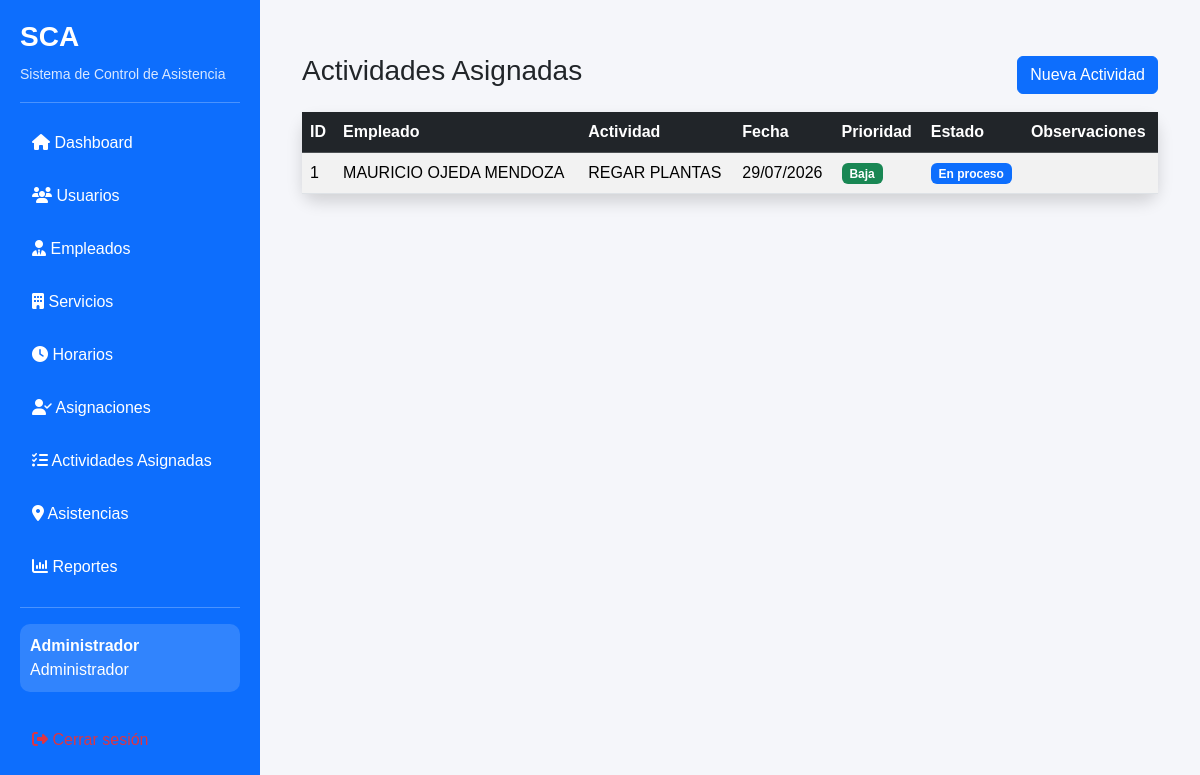
Screenshot of /actividades_asignadas (signed in) with the database file from the repository.
### models.py (models this page shows, shortened)
class Usuario(UserMixin, db.Model):
    __tablename__ = "usuarios"
    id = db.Column(db.Integer, primary_key=True)
    usuario = db.Column(db.String(50), unique=True, nullable=False)
    password = db.Column(db.String(255), nullable=False)
    nombre = db.Column(db.String(100), nullable=False)
    rol = db.Column(db.String(20), nullable=False, default="Empleado")
    activo = db.Column(db.Boolean, default=True)
    cambiar_password = db.Column(
        db.Boolean,
        default=True
    )
    empleado_id = db.Column(
        db.Integer,
        db.ForeignKey("empleados.id"),
        nullable=True
    )
    empleado = db.relationship(
    "Empleado",
    back_populates="usuario"
    )

class ActividadAsignada(db.Model):
        __tablename__ = "actividades_asignadas"
        id = db.Column(db.Integer, primary_key=True)
        empleado_id = db.Column(
            db.Integer,
            db.ForeignKey("empleados.id"),
            nullable=False
        )
        actividad = db.Column(
            db.String(200),
            nullable=False
        )
        descripcion = db.Column(
            db.Text
        )
        fecha_programada = db.Column(
            db.Date,
            nullable=False
        )
        prioridad = db.Column(
            db.String(20),
            default="Media"
        )
        estado = db.Column(
            db.String(20),
            default="Pendiente"
        )
        observaciones = db.Column(
            db.Text
        )
        fecha_creacion = db.Column(
            db.DateTime,
            default=datetime.now
        )
        empleado = db.relationship(
            "Empleado",
            back_populates="actividades_asignadas"
        )

class Empleado(db.Model):
    __tablename__ = "empleados"
    id = db.Column(
        db.Integer,
        primary_key=True
    )
    numero_empleado = db.Column(
        db.String(20),
        unique=True,
        nullable=False
    )
    nombre = db.Column(
        db.String(80),
        nullable=False
    )
    apellido_paterno = db.Column(
        db.String(80),
        nullable=False
    )
    apellido_materno = db.Column(
        db.String(80)
    )
    horario_id = db.Column(
    db.Integer,
    db.ForeignKey("horarios.id"),
    nullable=True
    )
    horario = db.relationship(
    "Horario",
    back_populates="empleados"
)
    puesto = db.Column(
        db.String(80),
        nullable=False
    )
    departamento = db.Column(
        db.String(100)
    )
    jefe_inmediato = db.Column(
        db.String(100)
    )
    fecha_ingreso = db.Column(
        db.Date
    )
    hora_entrada = db.Column(
        db.Time
    )
    hora_salida = db.Column(
        db.Time
    )
    turno = db.Column(
        db.String(30)
    )
    dias_descanso = db.Column(
        db.String(100)
    )
    telefono = db.Column(
        db.String(20)
    )
    correo = db.Column(
        db.String(120)
    )
    estatus = db.Column(
        db.String(20),
        default="Activo"
    )
    activo = db.Column(
        db.Boolean,
        default=True
    )
    usuario = db.relationship(
        "Usuario",
        back_populates="empleado",
        uselist=False
    )
    asistencias = db.relationship(
        "Asistencia",
        back_populates="empleado",
        cascade="all, delete-orphan"
    )
    actividades = db.relationship(
        "Actividad",
        back_populates="empleado",
        cascade="all, delete-orphan"
    )
    actividades_asignadas = db.relationship(
        "ActividadAsignada",
        back_populates="empleado",
        cascade="all, delete-orphan"
    )
    asignaciones = db.relationship(
        "Asignacion",
        back_populates="empleado",
        cascade="all, delete-orphan"
    )
    horario = db.relationship(
    "Horario",
    back_populates="empleados"
    )
    def nombre_completo(self):
        return (
            f"{self.nombre} "
            f"{self.apellido_paterno} "
            f"{self.apellido_materno or ''}"
        ).strip()

### routes/actividades_asignadas.py (the view)
@actividades_asignadas.route("/actividades_asignadas")
@login_required
@admin_required
def lista():
    actividades = ActividadAsignada.query.order_by(
        ActividadAsignada.id.desc()
    ).all()
    empleados = Empleado.query.filter_by(
        activo=True
    ).order_by(
        Empleado.nombre
    ).all()
    return render_template(
        "actividades_asignadas.html",
        actividades=actividades,
        empleados=empleados,
        hoy=date.today()
    )

### app.py (called while the page is built)
@login_manager.user_loader
def load_user(user_id):
    return db.session.get(Usuario, int(user_id))

### utils/permisos.py (called while the page is built)
def admin_required(func):
    @wraps(func)
    def wrapper(*args, **kwargs):
        if not current_user.is_authenticated:
            abort(401)
        if current_user.rol != "Administrador":
            abort(403)
        return func(*args, **kwargs)
    return wrapper

### templates/actividades_asignadas.html (shortened to what this page needs)
{% extends "base.html" %}
{% block content %}
<div class="container-fluid mt-4">
    <div class="d-flex justify-content-between align-items-center mb-3">
        <h3>
            Actividades Asignadas
        </h3>
        <button
            class="btn btn-primary"
            data-bs-toggle="modal"
            data-bs-target="#modalNuevaActividad"
        >
            Nueva Actividad
        </button>
    </div>
    <div class="card shadow">
        <div class="table-responsive">
            <table class="table table-hover table-striped mb-0">
                <thead class="table-dark">
                    <tr>
                        <th>ID</th>
                        <th>Empleado</th>
                        <th>Actividad</th>
                        <th>Fecha</th>
                        <th>Prioridad</th>
                        <th>Estado</th>
                        <th>Observaciones</th>
                    </tr>
                </thead>
                <tbody>
                {% for actividad in actividades %}
                    <tr>
                        <td>
                            {{ actividad.id }}
                        </td>
                        <td>
                            {{ actividad.empleado.nombre_completo() }}
                        </td>
                        <td>
                            {{ actividad.actividad }}
                        </td>
                        <td>
                            {{ actividad.fecha_programada.strftime("%d/%m/%Y") }}
                        </td>
                        <td>
                            {% if actividad.prioridad=="Alta" %}
                                <span class="badge bg-danger">
                                    Alta
                                </span>
                            {% elif actividad.prioridad=="Media" %}
                                <span class="badge bg-warning text-dark">
                                    Media
                                </span>
                            {% else %}
                                <span class="badge bg-success">
                                    Baja
                                </span>
                            {% endif %}
                        </td>
                        <td>
                            {% if actividad.estado=="Pendiente" %}
                                <span class="badge bg-secondary">
                                    Pendiente
                                </span>
                            {% elif actividad.estado=="En proceso" %}
                                <span class="badge bg-primary">
                                    En proceso
                                </span>
                            {% elif actividad.estado=="Terminada" %}
                                <span class="badge bg-success">
                                    Terminada
                                </span>
                            {% else %}
                                <span class="badge bg-danger">
                                    Cancelada
                                </span>
                            {% endif %}
                        </td>
                        <td>
                        </td>
                    </tr>
                {% else %}
                    <tr>
                        <td colspan="7" class="text-center">
                            No existen actividades asignadas.
                        </td>
                    </tr>
                {% endfor %}
                </tbody>
            </table>
        </div>
    </div>
</div>
{% endblock %}

### templates/base.html (shortened to what this page needs)
<!DOCTYPE html>
<html lang="es">
<head>
    <link href="https://cdn.jsdelivr.net/npm/bootstrap@5.3.7/dist/css/bootstrap.min.css" rel="stylesheet">
    <link rel="stylesheet"
          href="{{ url_for('static', filename='css/style.css') }}">
    <link href="https://cdnjs.cloudflare.com/ajax/libs/font-awesome/6.7.2/css/all.min.css"
          rel="stylesheet">
</head>
<body>
<div class="d-flex">
    <nav class="sidebar">
        <div class="logo">
            <h3>SCA</h3>
            <small>Sistema de Control de Asistencia</small>
        </div>
        <hr>
        <a href="{{ url_for('dashboard') }}">
            <i class="fas fa-house"></i>
            Dashboard
        </a>
        {% if current_user.rol == "Administrador" %}
        <a href="{{ url_for('usuarios.lista_usuarios') }}">
            <i class="fas fa-users"></i>
            Usuarios
        </a>
        <a href="{{ url_for('empleados.lista_empleados') }}">
        <i class="fas fa-user-tie"></i>
        Empleados
        </a>
        <a href="{{ url_for('servicios.lista_servicios') }}">
        <i class="fas fa-building"></i>
        Servicios
        </a>
        <a href="{{ url_for('horarios.lista_horarios') }}">
        <i class="fas fa-clock"></i>
            Horarios
        </a>
        <a href="{{ url_for('asignaciones.lista_asignaciones') }}">
        <i class="fas fa-user-check"></i>
        Asignaciones
        </a>
        <a href="{{ url_for('actividades_asignadas.lista') }}">
            <i class="fas fa-list-check"></i>
            Actividades Asignadas
        </a>
        <a href="{{ url_for('asistencias.historial') }}">
    <i class="fas fa-location-dot"></i>
    Asistencias
        </a>
        <a href="#">
            <i class="fas fa-chart-column"></i>
            Reportes
        </a>
        {% endif %}
        <hr>
        {% if current_user.is_authenticated %}
        <div class="usuario">
            <strong>
                {{ current_user.nombre }}
            </strong>
            <br>
            {{ current_user.rol }}
        </div>
        <br>
        <a href="{{ url_for('auth.logout') }}"
           class="text-danger">
            <i class="fas fa-right-from-bracket"></i>
        </a>
        {% endif %}
    </nav>
    <main class="contenido">
        {% block content %}
        {% endblock %}
    </main>
</div>
</body>
</html>

### static/css/style.css (style rules this page uses)
body { margin:0; background:#f5f6fa; font-family:Arial, Helvetica, sans-serif; }
.sidebar { width:260px; min-height:100vh; background:#0d6efd; color:white; padding:20px; }
.sidebar h3 { font-weight:bold; }
.sidebar small { color:#d9e8ff; }
.sidebar a { display:block; color:white; text-decoration:none; padding:12px; border-radius:8px; margin-bottom:5px; transition:.3s; }
.usuario { background:rgba(255,255,255,.15); padding:10px; border-radius:10px; }
.contenido { flex:1; padding:30px; }
.card { border:none; border-radius:15px; box-shadow:0 0 15px rgba(0,0,0,.08); }

### rows the page displays
Usuario: nombre "Administrador", rol "Administrador"
ActividadAsignada: id "1", empleado.nombre_completo "MAURICIO OJEDA MENDOZA", actividad "REGAR PLANTAS", fecha_programada "29/07/2026", prioridad "Baja", estado "En proceso"
